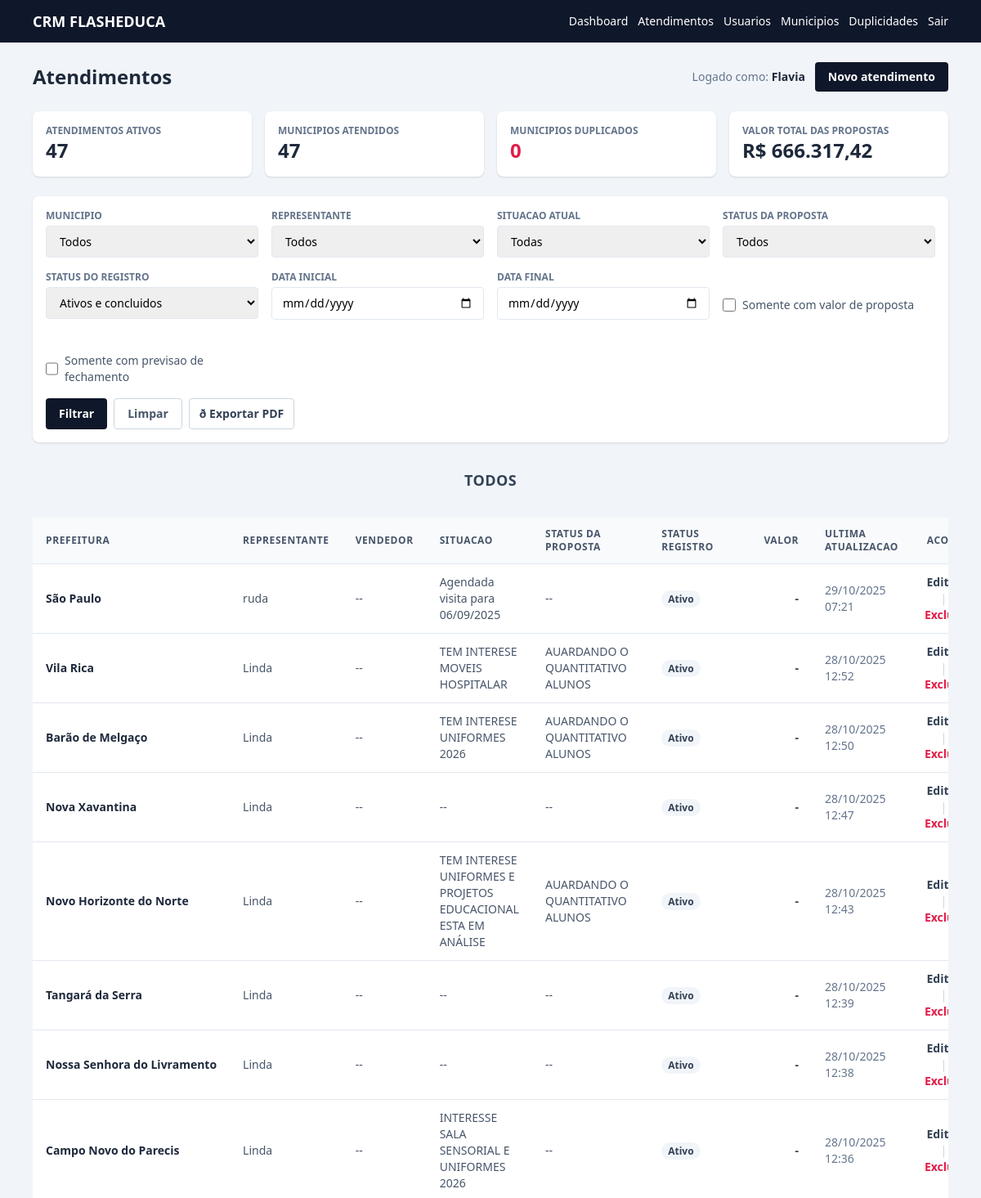
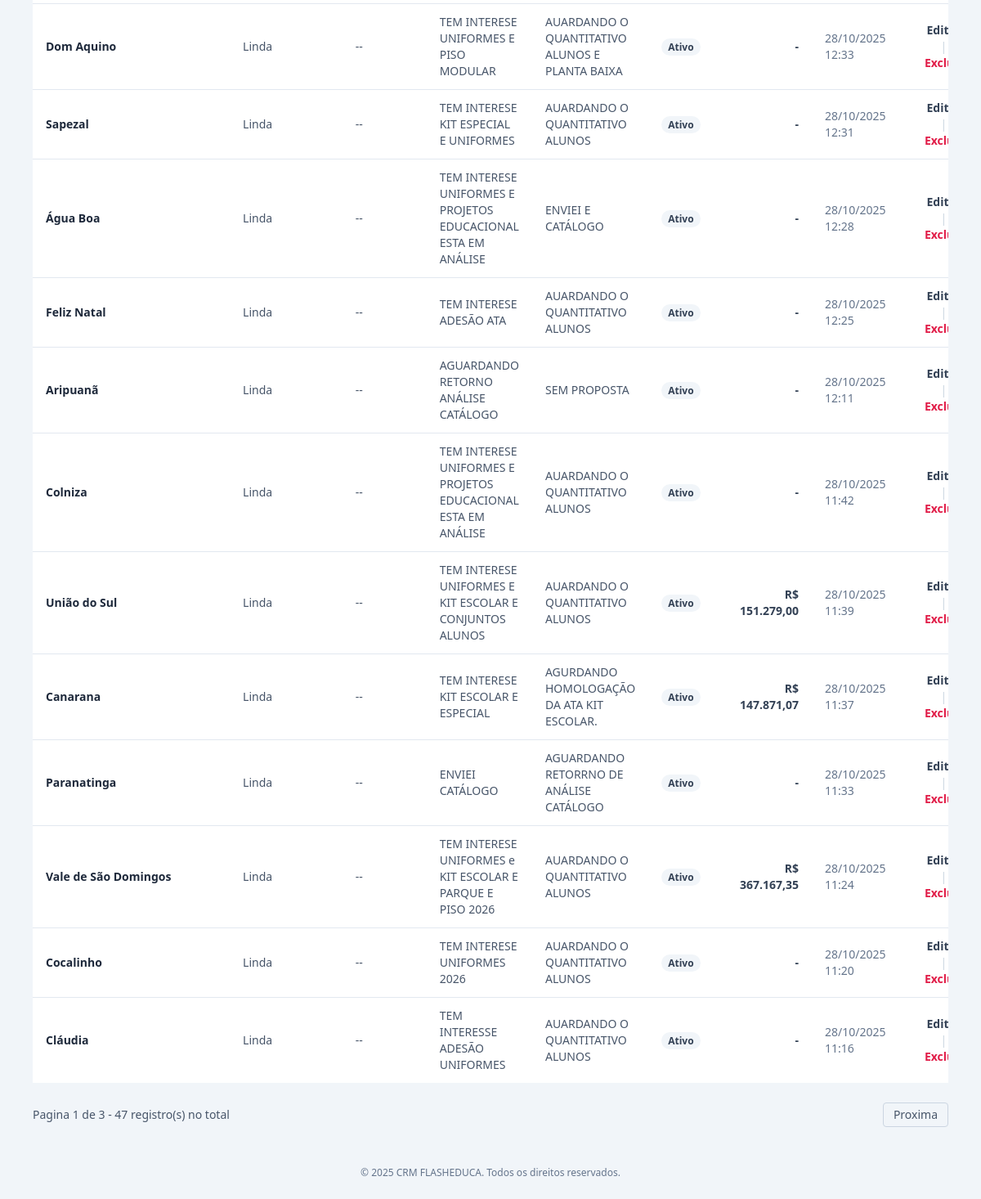
Page /atendimentos.php (signed in) on the committed database (2 pictures, top to bottom).
### tables this page shows
CREATE TABLE `users` (
  `id` int(11) NOT NULL,
  `name` varchar(120) NOT NULL,
  `email` varchar(120) NOT NULL,
  `password_hash` varchar(255) NOT NULL,
  `role` enum('ADMIN','REPRESENTANTE','ADMIN/REPRESENTANTE','VENDEDOR') NOT NULL DEFAULT 'VENDEDOR',
  `created_by` int(11) DEFAULT NULL,
  `estado` varchar(50) NOT NULL,
  `cidade` varchar(100) DEFAULT NULL,
  `representante_id` int(11) DEFAULT NULL,
  `active` tinyint(1) NOT NULL DEFAULT 1,
  `last_login_at` datetime DEFAULT NULL,
  `created_at` datetime NOT NULL DEFAULT current_timestamp(),
  `updated_at` datetime NOT NULL DEFAULT current_timestamp() ON UPDATE current_timestamp()
);

CREATE TABLE `atendimentos` (
  `id` int(11) NOT NULL,
  `municipio_id` int(11) NOT NULL,
  `representante_id` int(11) DEFAULT NULL,
  `vendedor_id` int(11) DEFAULT NULL,
  `representante_nome_externo` varchar(150) DEFAULT NULL,
  `periodo_relatorio` varchar(100) DEFAULT NULL,
  `secretaria_escola` varchar(150) DEFAULT NULL,
  `contato_principal` varchar(150) DEFAULT NULL,
  `status_visita` varchar(100) DEFAULT NULL,
  `observacoes` text DEFAULT NULL,
  `tipo_contato` varchar(100) DEFAULT NULL,
  `data_contato` date DEFAULT NULL,
  `situacao_atual` varchar(120) DEFAULT NULL,
  `valor_proposta` decimal(12,2) DEFAULT NULL,
  `itens_projeto` text DEFAULT NULL,
  `data_envio` date DEFAULT NULL,
  `status_proposta` varchar(120) DEFAULT NULL,
  `previsao_fechamento` date DEFAULT NULL,
  `dificuldades` text DEFAULT NULL,
  `acoes_futuras` text DEFAULT NULL,
  `observacoes_gerais` text DEFAULT NULL,
  `responsavel_principal` tinyint(1) NOT NULL DEFAULT 0,
  `status_geral` enum('ATIVO','CONCLUIDO','ARQUIVADO') NOT NULL DEFAULT 'ATIVO',
  `created_at` datetime NOT NULL DEFAULT current_timestamp(),
  `updated_at` datetime NOT NULL DEFAULT current_timestamp() ON UPDATE current_timestamp()
);

CREATE TABLE `municipios` (
  `id` int(11) NOT NULL,
  `nome` varchar(150) NOT NULL,
  `codigo_ibge` varchar(20) DEFAULT NULL,
  `estado` varchar(2) DEFAULT NULL,
  `representante_id` int(11) DEFAULT NULL,
  `vendedor_id` int(11) DEFAULT NULL,
  `created_at` datetime NOT NULL DEFAULT current_timestamp(),
  `updated_at` datetime NOT NULL DEFAULT current_timestamp() ON UPDATE current_timestamp()
);

### atendimentos.php (the view, shortened to what the rows shown need)
<?php
require_once __DIR__ . '/bootstrap.php';
require_login();
$pdo = get_pdo();
$user = current_user();
$isAdmin = is_admin($user);
$isVendor = is_vendedor($user);
$statusLabels = [
    'ATIVO' => 'Ativo',
    'CONCLUIDO' => 'Concluido',
    'ARQUIVADO' => 'Arquivado',
];
$filters = [
    'municipio_id' => isset($_GET['municipio_id']) && $_GET['municipio_id'] !== '' ? (int)$_GET['municipio_id'] : null,
    'representante_id' => $isAdmin && isset($_GET['representante_id']) && $_GET['representante_id'] !== '' ? (int)$_GET['representante_id'] : null,
    'vendedor_id' => null,
    'situacao_atual' => trim($_GET['situacao_atual'] ?? ''),
    'status_proposta' => trim($_GET['status_proposta'] ?? ''),
    'data_inicio' => trim($_GET['data_inicio'] ?? ''),
    'data_fim' => trim($_GET['data_fim'] ?? ''),
    'com_valor' => isset($_GET['com_valor']) && $_GET['com_valor'] === '1',
    'com_previsao' => isset($_GET['com_previsao']) && $_GET['com_previsao'] === '1',
    'status_geral' => strtoupper(trim($_GET['status_geral'] ?? '')),
];
list($whereSql, $params) = build_where_clause($filters);
$page = max(1, (int)($_GET['page'] ?? 1));
$perPage = ITEMS_PER_PAGE;
$offset = ($page - 1) * $perPage;
$dataSql = <<<SQL
SELECT a.*, m.nome AS municipio_nome, u.name AS representante_usuario_nome, v.name AS vendedor_nome
FROM atendimentos a
INNER JOIN municipios m ON m.id = a.municipio_id
LEFT JOIN users u ON u.id = a.representante_id
LEFT JOIN users v ON v.id = a.vendedor_id
{$whereSql}
ORDER BY a.updated_at DESC
LIMIT :limit OFFSET :offset
SQL;
$dataStmt = $pdo->prepare($dataSql);
$dataStmt->bindValue(':limit', $perPage, PDO::PARAM_INT);
$dataStmt->bindValue(':offset', $offset, PDO::PARAM_INT);
$dataStmt->execute();
$atendimentos = $dataStmt->fetchAll();
require __DIR__ . '/partials/header.php';
?>
<div class="flex flex-col gap-6">
    <div class="flex flex-col justify-between gap-3 md:flex-row md:items-center">
        <h1 class="text-2xl font-semibold text-slate-800">Atendimentos</h1>
        <div class="flex flex-wrap items-center gap-3">
            <span class="text-xs md:text-sm text-slate-500">Logado como: <strong class="text-slate-800"><?= esc($user['name'] ?? $user['email']) ?></strong></span>
        </div>
    </div>
    <div class="overflow-x-auto">
        <table class="min-w-full divide-y divide-slate-200 bg-white text-sm shadow">
            <thead class="bg-slate-50">
                <tr class="text-left text-xs font-semibold uppercase tracking-wider text-slate-600">
                    <th class="px-4 py-3">Prefeitura</th>
                    <th class="px-4 py-3">Representante</th>
                    <th class="px-4 py-3">Vendedor</th>
                    <th class="px-4 py-3">Situacao</th>
                    <th class="px-4 py-3">Status da proposta</th>
                    <th class="px-4 py-3">Status registro</th>
                    <th class="px-4 py-3 text-right">Valor</th>
                    <th class="px-4 py-3">Ultima atualizacao</th>
                    <th class="px-4 py-3 text-center">Acoes</th>
                </tr>
            </thead>
            <tbody class="divide-y divide-slate-200">
                <?php foreach ($atendimentos as $atendimento): ?>
                    <tr>
                        <td class="whitespace-nowrap px-4 py-3">
                            <div class="font-semibold text-slate-800 flex items-center gap-2">
                                <?= esc($atendimento['municipio_nome']) ?>
                            </div>
                        </td>
                        <td class="px-4 py-3 text-slate-600">
                            <?= esc($atendimento['representante_nome']) ?>
                        </td>
                        <td class="px-4 py-3 text-slate-600">
                            <?= esc($atendimento['vendedor_nome'] ?? '--') ?>
                        </td>
                        <td class="px-4 py-3 text-slate-600">
                            <?= esc($atendimento['situacao_atual'] ?? '--') ?>
                        </td>
                        <td class="px-4 py-3 text-slate-600">
                            <?= esc($atendimento['status_proposta'] ?? '--') ?>
                        </td>
                        <td class="px-4 py-3 text-slate-600">
                            <?php $label = $statusLabels[$atendimento['status_geral']] ?? $atendimento['status_geral']; ?>
                            <span class="rounded-full bg-slate-100 px-2 py-0.5 text-xs font-semibold text-slate-700"><?= esc($label) ?></span>
                        </td>
                        <td class="px-4 py-3 text-right font-semibold text-slate-700">
                            <?= esc(format_currency($atendimento['valor_proposta'])) ?>
                        </td>
                        <td class="px-4 py-3 text-slate-500">
                            <?= esc(format_date($atendimento['updated_at'], 'd/m/Y H:i')) ?>
                        </td>
                        <td class="px-4 py-3 text-center">
                            <a href="atendimento_form.php?id=<?= $atendimento['id'] ?>" class="text-sm font-semibold text-slate-700 hover:text-slate-900">Editar</a>
                            <?php if ($isAdmin || (int)$atendimento['representante_id'] === (int)$user['id'] || ($isVendor && (int)$atendimento['vendedor_id'] === (int)$user['id'])): ?>
                                <span class="mx-1 text-slate-300">|</span>
                                <a href="atendimento_delete.php?id=<?= $atendimento['id'] ?>" class="text-sm font-semibold text-rose-600 hover:text-rose-700" onclick="return confirm('Excluir atendimento? Esta acao nao pode ser desfeita.');">Excluir</a>
                            <?php endif; ?>
                        </td>
                    </tr>
                <?php endforeach; ?>
            </tbody>
        </table>
    </div>
</div>
<?php
require __DIR__ . '/partials/footer.php';
function build_where_clause(array $filters): array
{
    $where = [];
    $params = [];
    $status = $filters['status_geral'];
    if (in_array($status, ['ATIVO', 'CONCLUIDO', 'ARQUIVADO'], true)) {
        $where[] = 'a.status_geral = :status_geral';
        $params[':status_geral'] = $status;
    } elseif ($status !== 'TODOS') {
        $where[] = "a.status_geral <> 'ARQUIVADO'";
    }
    $whereSql = $where ? 'WHERE ' . implode(' AND ', $where) : '';
    return [$whereSql, $params];
}

### rows in the picture
users: name "Flavia"
atendimentos: municipio.nome "São Paulo", representante.name "ruda", vendedor_nome "--", situacao_atual "Agendada visita para 06/09/2025", status_proposta "--", status_geral "Ativo", valor_proposta "-", updated_at "29/10/2025 07:21"
atendimentos: municipio.nome "Vila Rica", representante.name "Linda", vendedor_nome "--", situacao_atual "TEM INTERESE MOVEIS HOSPITALAR", status_proposta "AUARDANDO O QUANTITATIVO ALUNOS", status_geral "Ativo", valor_proposta "-", updated_at "28/10/2025 12:52"
atendimentos: municipio.nome "Barão de Melgaço", representante.name "Linda", vendedor_nome "--", situacao_atual "TEM INTERESE UNIFORMES 2026", status_proposta "AUARDANDO O QUANTITATIVO ALUNOS", status_geral "Ativo", valor_proposta "-", updated_at "28/10/2025 12:50"
atendimentos: municipio.nome "Nova Xavantina", representante.name "Linda", vendedor_nome "--", situacao_atual "--", status_proposta "--", status_geral "Ativo", valor_proposta "-", updated_at "28/10/2025 12:47"
atendimentos: municipio.nome "Novo Horizonte do Norte", representante.name "Linda", vendedor_nome "--", situacao_atual "TEM INTERESE UNIFORMES E PROJETOS EDUCACIONAL ESTA EM ANÁLISE", status_proposta "AUARDANDO O QUANTITATIVO ALUNOS", status_geral "Ativo", valor_proposta "-", updated_at "28/10/2025 12:43"
atendimentos: municipio.nome "Tangará da Serra", representante.name "Linda", vendedor_nome "--", situacao_atual "--", status_proposta "--", status_geral "Ativo", valor_proposta "-", updated_at "28/10/2025 12:39"
atendimentos: municipio.nome "Nossa Senhora do Livramento", representante.name "Linda", vendedor_nome "--", situacao_atual "--", status_proposta "--", status_geral "Ativo", valor_proposta "-", updated_at "28/10/2025 12:38"
atendimentos: municipio.nome "Campo Novo do Parecis", representante.name "Linda", vendedor_nome "--", situacao_atual "INTERESSE SALA SENSORIAL E UNIFORMES 2026", status_proposta "--", status_geral "Ativo", valor_proposta "-", updated_at "28/10/2025 12:36"
atendimentos: municipio.nome "Dom Aquino", representante.name "Linda", vendedor_nome "--", situacao_atual "TEM INTERESE UNIFORMES E PISO MODULAR", status_proposta "AUARDANDO O QUANTITATIVO ALUNOS E PLANTA BAIXA", status_geral "Ativo", valor_proposta "-", updated_at "28/10/2025 12:33"
atendimentos: municipio.nome "Sapezal", representante.name "Linda", vendedor_nome "--", situacao_atual "TEM INTERESE KIT ESPECIAL E UNIFORMES", status_proposta "AUARDANDO O QUANTITATIVO ALUNOS", status_geral "Ativo", valor_proposta "-", updated_at "28/10/2025 12:31"
atendimentos: municipio.nome "Água Boa", representante.name "Linda", vendedor_nome "--", situacao_atual "TEM INTERESE UNIFORMES E PROJETOS EDUCACIONAL ESTA EM ANÁLISE", status_proposta "ENVIEI E CATÁLOGO", status_geral "Ativo", valor_proposta "-", updated_at "28/10/2025 12:28"
atendimentos: municipio.nome "Feliz Natal", representante.name "Linda", vendedor_nome "--", situacao_atual "TEM INTERESE ADESÃO ATA", status_proposta "AUARDANDO O QUANTITATIVO ALUNOS", status_geral "Ativo", valor_proposta "-", updated_at "28/10/2025 12:25"
atendimentos: municipio.nome "Aripuanã", representante.name "Linda", vendedor_nome "--", situacao_atual "AGUARDANDO RETORNO ANÁLISE CATÁLOGO", status_proposta "SEM PROPOSTA", status_geral "Ativo", valor_proposta "-", updated_at "28/10/2025 12:11"
atendimentos: municipio.nome "Colniza", representante.name "Linda", vendedor_nome "--", situacao_atual "TEM INTERESE UNIFORMES E PROJETOS EDUCACIONAL ESTA EM ANÁLISE", status_proposta "AUARDANDO O QUANTITATIVO ALUNOS", status_geral "Ativo", valor_proposta "-", updated_at "28/10/2025 11:42"
atendimentos: municipio.nome "União do Sul", representante.name "Linda", vendedor_nome "--", situacao_atual "TEM INTERESE UNIFORMES E KIT ESCOLAR E CONJUNTOS ALUNOS", status_proposta "AUARDANDO O QUANTITATIVO ALUNOS", status_geral "Ativo", valor_proposta "R$ 151.279,00", updated_at "28/10/2025 11:39"
atendimentos: municipio.nome "Canarana", representante.name "Linda", vendedor_nome "--", situacao_atual "TEM INTERESE KIT ESCOLAR E ESPECIAL", status_proposta "AGURDANDO HOMOLOGAÇÃO DA ATA KIT ESCOLAR.", status_geral "Ativo", valor_proposta "R$ 147.871,07", updated_at "28/10/2025 11:37"
atendimentos: municipio.nome "Paranatinga", representante.name "Linda", vendedor_nome "--", situacao_atual "ENVIEI CATÁLOGO", status_proposta "AGUARDANDO RETORRNO DE ANÁLISE CATÁLOGO", status_geral "Ativo", valor_proposta "-", updated_at "28/10/2025 11:33"
atendimentos: municipio.nome "Vale de São Domingos", representante.name "Linda", vendedor_nome "--", situacao_atual "TEM INTERESE UNIFORMES e KIT ESCOLAR E PARQUE E PISO 2026", status_proposta "AUARDANDO O QUANTITATIVO ALUNOS", status_geral "Ativo", valor_proposta "R$ 367.167,35", updated_at "28/10/2025 11:24"
atendimentos: municipio.nome "Cocalinho", representante.name "Linda", vendedor_nome "--", situacao_atual "TEM INTERESE UNIFORMES 2026", status_proposta "AUARDANDO O QUANTITATIVO ALUNOS", status_geral "Ativo", valor_proposta "-", updated_at "28/10/2025 11:20"
atendimentos: municipio.nome "Cláudia", representante.name "Linda", vendedor_nome "--", situacao_atual "TEM INTERESSE ADESÃO UNIFORMES", status_proposta "AUARDANDO O QUANTITATIVO ALUNOS", status_geral "Ativo", valor_proposta "-", updated_at "28/10/2025 11:16"

### other values in the picture
APP_NAME "CRM FLASHEDUCA"
$atendimentosAtivos "47"
$municipiosAtendidos "47"
$municipiosDuplicados "0"
format_currency($valorTotalPropostas) "R$ 666.317,42"
$filtroRepLabel "TODOS"
$page "1"
$totalPages "3"
$total "47"
form field status_geral "Ativos e concluidos"
